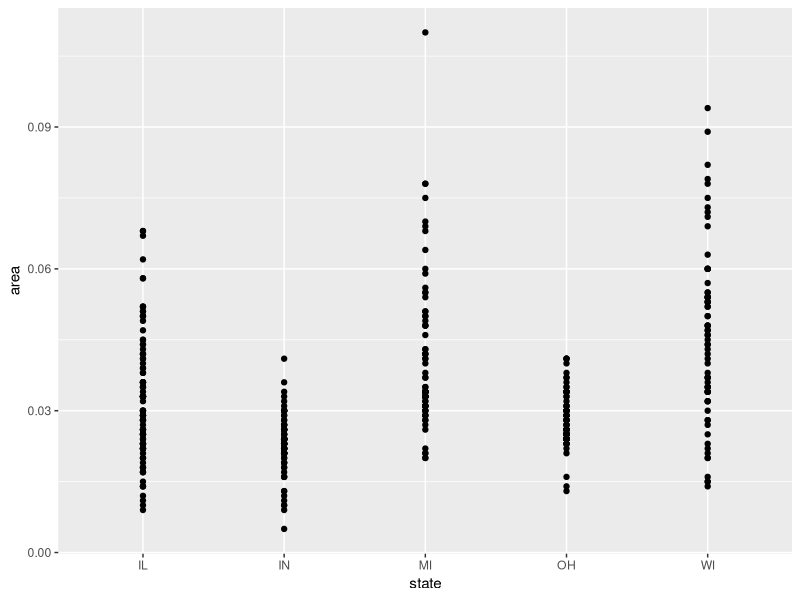
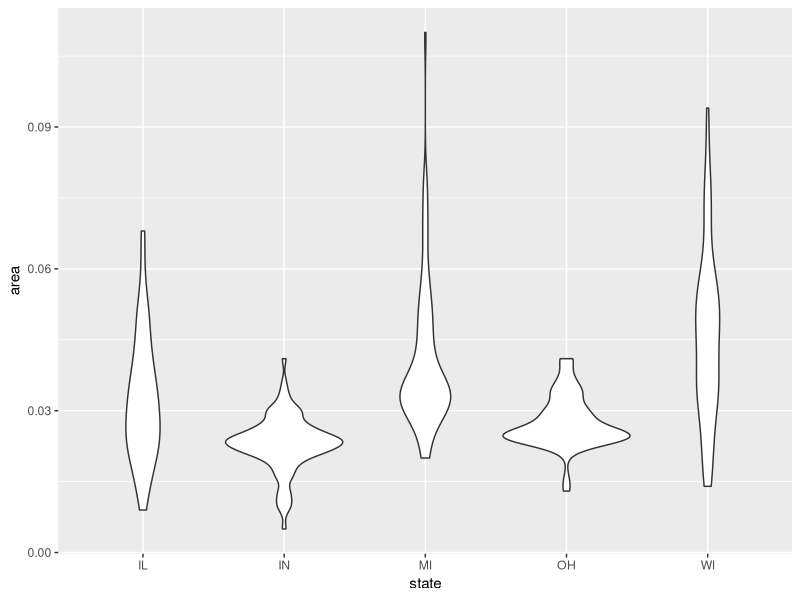
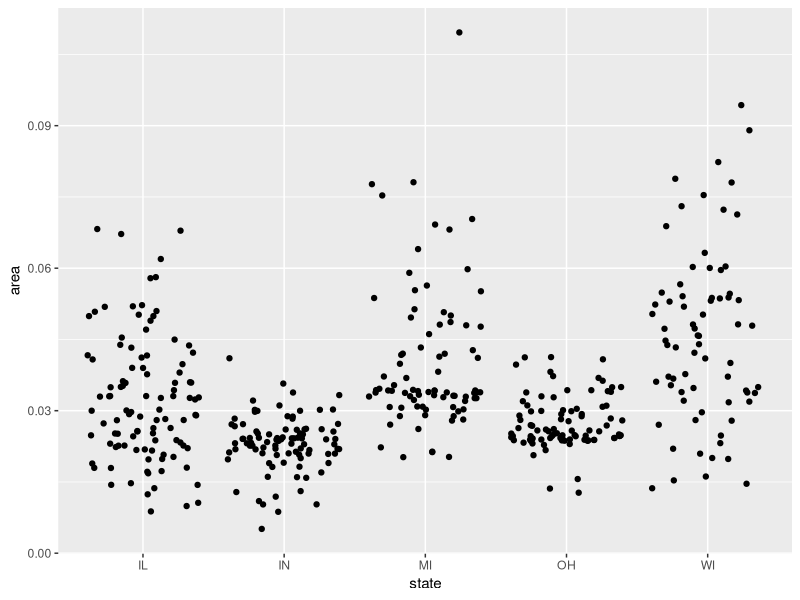
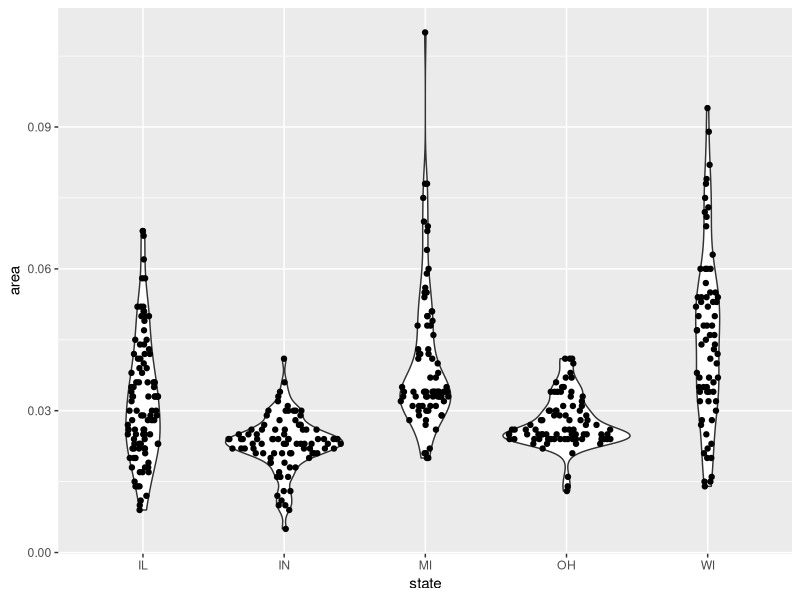
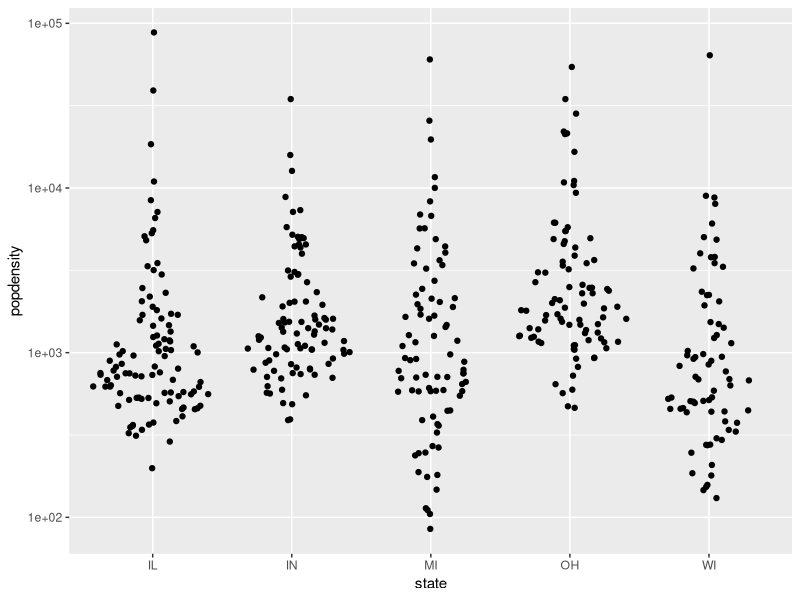
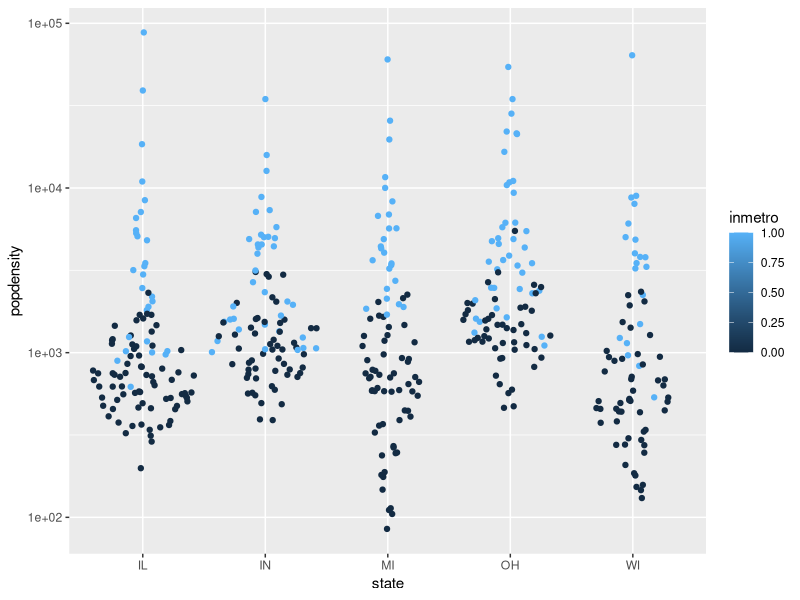
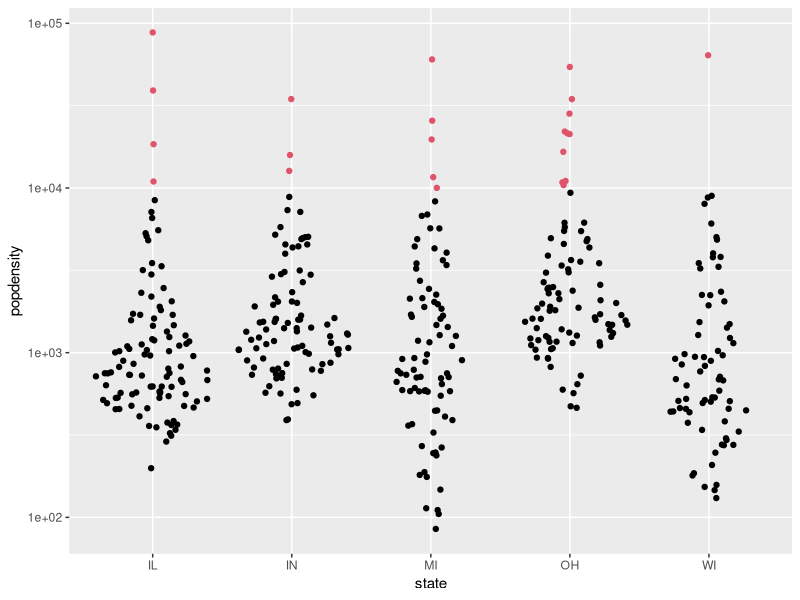
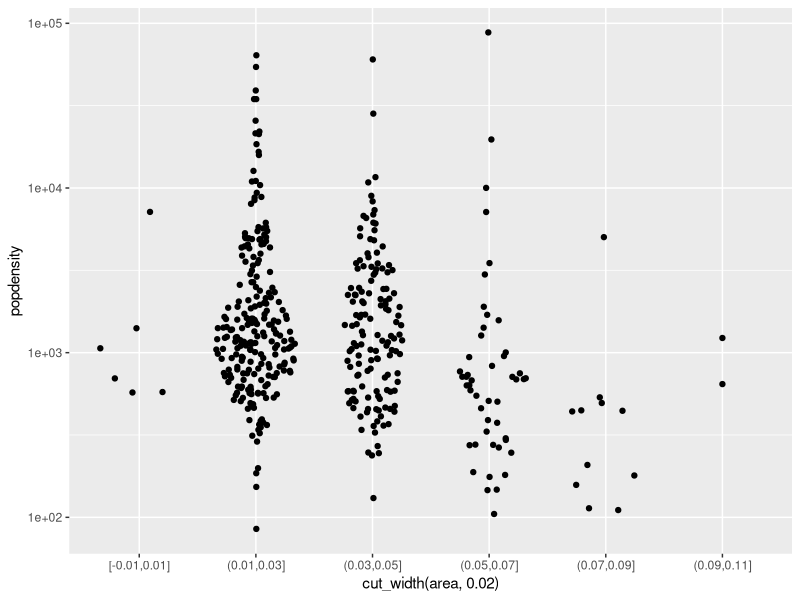

Recreate these plots in R, in order.
library(ggforce)


### Name: geom_sina
### Title: Sina plot
### Aliases: geom_sina stat_sina

### ** Examples

ggplot(midwest, aes(state, area)) + geom_point()

# Boxplot and Violin plots convey information on the distribution but not the
# number of samples, while Jitter does the opposite.
ggplot(midwest, aes(state, area)) +
  geom_violin()

ggplot(midwest, aes(state, area)) +
  geom_jitter()

# Sina does both!
ggplot(midwest, aes(state, area)) +
  geom_violin() +
  geom_sina()

p <- ggplot(midwest, aes(state, popdensity)) +
  scale_y_log10()

p + geom_sina()

# Colour the points based on the data set's columns
p + geom_sina(aes(colour = inmetro))

# Or any other way
cols <- midwest$popdensity > 10000
p + geom_sina(colour = cols + 1L)

# Sina plots with continuous x:
ggplot(midwest, aes(cut_width(area, 0.02), popdensity)) +
  geom_sina() +
  scale_y_log10()


### Sample gaussian distributions
# Unimodal
a <- rnorm(500, 6, 1)
b <- rnorm(400, 5, 1.5)

# Bimodal
c <- c(rnorm(200, 3, .7), rnorm(50, 7, 0.4))

# Trimodal
d <- c(rnorm(200, 2, 0.7), rnorm(300, 5.5, 0.4), rnorm(100, 8, 0.4))

df <- data.frame(
  'Distribution' = c(
    rep('Unimodal 1', length(a)),
    rep('Unimodal 2', length(b)),
    rep('Bimodal', length(c)),
    rep('Trimodal', length(d))
  ),
  'Value' = c(a, b, c, d)
)

# Reorder levels
df$Distribution <- factor(
  df$Distribution,
  levels(df$Distribution)[c(3, 4, 1, 2)]
)

p <- ggplot(df, aes(Distribution, Value))
p + geom_boxplot()
p + geom_violin() +
  geom_sina()

# By default, Sina plot scales the width of the class according to the width
# of the class with the highest density. Turn group-wise scaling off with:
p +
  geom_violin() +
  geom_sina(scale = FALSE)
